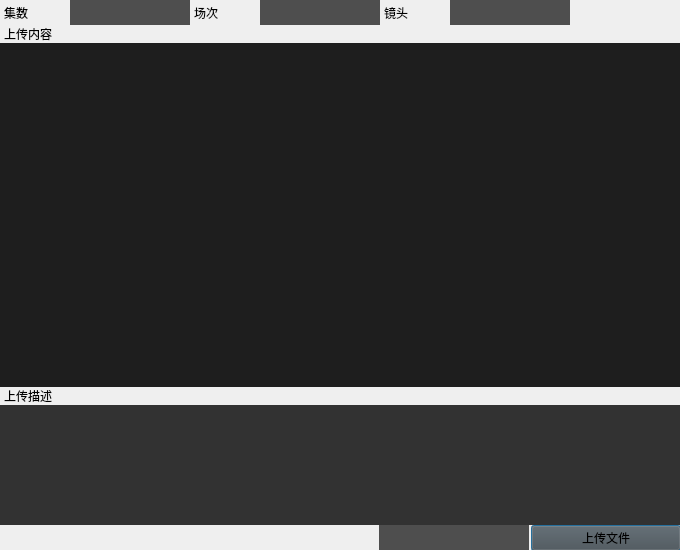
<?xml version="1.0" encoding="UTF-8"?>
<ui version="4.0">
 <class>Dialog</class>
 <widget class="QDialog" name="Dialog">
  <property name="geometry">
   <rect>
    <x>0</x>
    <y>0</y>
    <width>680</width>
    <height>550</height>
   </rect>
  </property>
  <property name="minimumSize">
   <size>
    <width>680</width>
    <height>550</height>
   </size>
  </property>
  <property name="windowTitle">
   <string>Dialog</string>
  </property>
  <property name="sizeGripEnabled">
   <bool>false</bool>
  </property>
  <widget class="QWidget" name="layoutWidget">
   <property name="geometry">
    <rect>
     <x>0</x>
     <y>0</y>
     <width>681</width>
     <height>551</height>
    </rect>
   </property>
   <layout class="QVBoxLayout" name="verticalLayout">
    <property name="spacing">
     <number>0</number>
    </property>
    <property name="sizeConstraint">
     <enum>QLayout::SetMaximumSize</enum>
    </property>
    <item>
     <layout class="QHBoxLayout" name="horizontalLayout_2">
      <property name="spacing">
       <number>0</number>
      </property>
      <item>
       <widget class="QLabel" name="label_5">
        <property name="minimumSize">
         <size>
          <width>70</width>
          <height>0</height>
         </size>
        </property>
        <property name="maximumSize">
         <size>
          <width>70</width>
          <height>16777215</height>
         </size>
        </property>
        <property name="font">
         <font>
          <family>Adobe 黑体 Std R</family>
         </font>
        </property>
        <property name="text">
         <string>集数</string>
        </property>
        <property name="indent">
         <number>4</number>
        </property>
       </widget>
      </item>
      <item>
       <widget class="QComboBox" name="ep_split">
        <property name="minimumSize">
         <size>
          <width>120</width>
          <height>25</height>
         </size>
        </property>
        <property name="styleSheet">
         <string notr="true">QComboBox{font-family:Microsoft YaHei;border:1px;border-color#252525:border-radius:2px;background: #4e4e4e;}
QComboBox QAbstractItemView::item {height:25px;}
QComboBox::drop-down{border:5px;}
</string>
        </property>
       </widget>
      </item>
      <item>
       <widget class="QLabel" name="label">
        <property name="minimumSize">
         <size>
          <width>70</width>
          <height>0</height>
         </size>
        </property>
        <property name="maximumSize">
         <size>
          <width>70</width>
          <height>16777215</height>
         </size>
        </property>
        <property name="font">
         <font>
          <family>Adobe 黑体 Std R</family>
         </font>
        </property>
        <property name="text">
         <string>场次</string>
        </property>
        <property name="indent">
         <number>4</number>
        </property>
       </widget>
      </item>
      <item>
       <widget class="QComboBox" name="seq_split">
        <property name="minimumSize">
         <size>
          <width>120</width>
          <height>25</height>
         </size>
        </property>
        <property name="styleSheet">
         <string notr="true">QComboBox{font-family:Microsoft YaHei;border:1px;border-color#252525:border-radius:2px;background: #4e4e4e;}
QComboBox QAbstractItemView::item {height:25px;}
QComboBox::drop-down{border:5px;}
</string>
        </property>
       </widget>
      </item>
      <item>
       <widget class="QLabel" name="label_2">
        <property name="minimumSize">
         <size>
          <width>70</width>
          <height>0</height>
         </size>
        </property>
        <property name="maximumSize">
         <size>
          <width>70</width>
          <height>16777215</height>
         </size>
        </property>
        <property name="font">
         <font>
          <family>Adobe 黑体 Std R</family>
         </font>
        </property>
        <property name="text">
         <string>镜头</string>
        </property>
        <property name="indent">
         <number>4</number>
        </property>
       </widget>
      </item>
      <item>
       <widget class="QComboBox" name="shot_split">
        <property name="minimumSize">
         <size>
          <width>120</width>
          <height>25</height>
         </size>
        </property>
        <property name="styleSheet">
         <string notr="true">QComboBox{font-family:Microsoft YaHei;border:1px;border-color#252525:border-radius:2px;background: #4e4e4e;}
QComboBox QAbstractItemView::item {height:25px;}
QComboBox::drop-down{border:5px;}
</string>
        </property>
       </widget>
      </item>
      <item>
       <spacer name="horizontalSpacer_2">
        <property name="orientation">
         <enum>Qt::Horizontal</enum>
        </property>
        <property name="sizeHint" stdset="0">
         <size>
          <width>40</width>
          <height>20</height>
         </size>
        </property>
       </spacer>
      </item>
     </layout>
    </item>
    <item>
     <widget class="QLabel" name="label_4">
      <property name="font">
       <font>
        <family>Adobe 黑体 Std R</family>
       </font>
      </property>
      <property name="text">
       <string>上传内容</string>
      </property>
      <property name="indent">
       <number>4</number>
      </property>
     </widget>
    </item>
    <item>
     <widget class="QListWidget" name="asset_list">
      <property name="styleSheet">
       <string notr="true">background-color: rgb(30, 30, 30);
border: 0px;</string>
      </property>
      <property name="viewMode">
       <enum>QListView::IconMode</enum>
      </property>
     </widget>
    </item>
    <item>
     <widget class="QLabel" name="description_l">
      <property name="font">
       <font>
        <family>Adobe 黑体 Std R</family>
       </font>
      </property>
      <property name="text">
       <string>上传描述</string>
      </property>
      <property name="indent">
       <number>4</number>
      </property>
     </widget>
    </item>
    <item>
     <widget class="QTextEdit" name="description">
      <property name="maximumSize">
       <size>
        <width>16777215</width>
        <height>120</height>
       </size>
      </property>
      <property name="styleSheet">
       <string notr="true">background-color: rgb(50, 50, 50);
border: 0px;</string>
      </property>
     </widget>
    </item>
    <item>
     <layout class="QHBoxLayout" name="horizontalLayout">
      <property name="spacing">
       <number>2</number>
      </property>
      <item>
       <spacer name="horizontalSpacer">
        <property name="orientation">
         <enum>Qt::Horizontal</enum>
        </property>
        <property name="sizeHint" stdset="0">
         <size>
          <width>40</width>
          <height>20</height>
         </size>
        </property>
       </spacer>
      </item>
      <item>
       <widget class="QComboBox" name="shot_step">
        <property name="minimumSize">
         <size>
          <width>150</width>
          <height>25</height>
         </size>
        </property>
        <property name="styleSheet">
         <string notr="true">QComboBox{font-family:Microsoft YaHei;border:1px;border-color#252525:border-radius:2px;background: #4e4e4e;}
QComboBox QAbstractItemView::item {height:25px;}
QComboBox::drop-down{border:5px;}
</string>
        </property>
       </widget>
      </item>
      <item>
       <widget class="QPushButton" name="download_btn">
        <property name="minimumSize">
         <size>
          <width>150</width>
          <height>25</height>
         </size>
        </property>
        <property name="font">
         <font>
          <family>Adobe 黑体 Std R</family>
         </font>
        </property>
        <property name="styleSheet">
         <string notr="true">background: #4e4e4e;
</string>
        </property>
        <property name="text">
         <string>上传文件</string>
        </property>
       </widget>
      </item>
     </layout>
    </item>
   </layout>
  </widget>
 </widget>
 <resources/>
 <connections/>
</ui>
